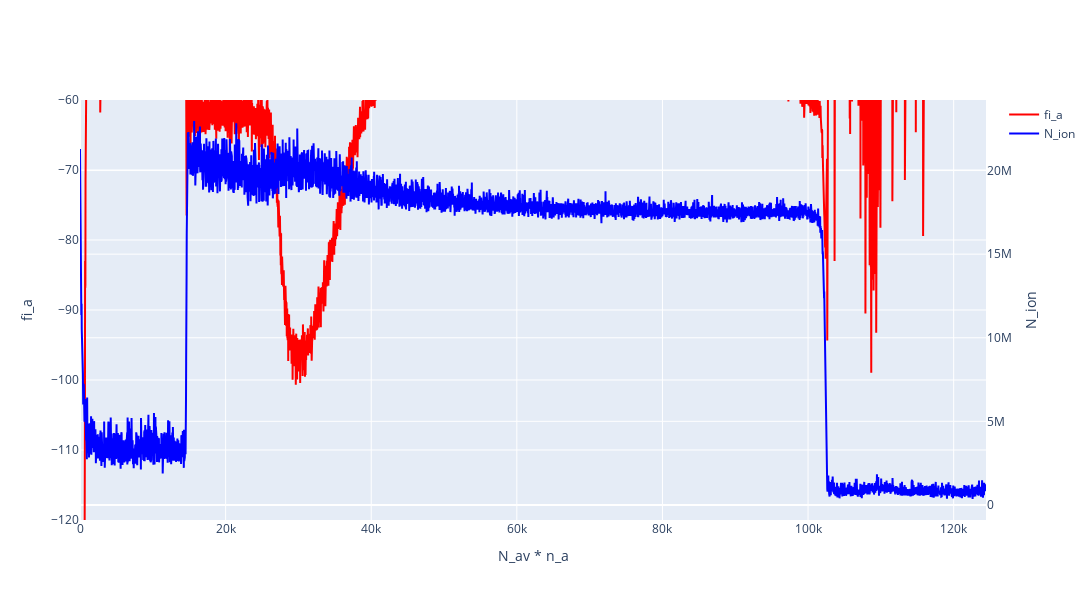

Notebook cell for this chart:
### Code cell
import plotly.graph_objects as go

# Создаем график Plotly
fig = go.Figure()

# Добавляем первый график на основную ось y
fig.add_trace(go.Scatter(x=N_av * n_a, y=fi_a, mode='lines', line=dict(color='red'), name='fi_a')) 

# Добавляем второй график на дополнительную ось y
fig.add_trace(go.Scatter(x=N_av * n_a, y=N_ion[n_a*N_av], mode='lines',line=dict(color='blue'), name='N_ion', yaxis='y2'))

# Настраиваем общий вид графика
fig.update_layout(
    title='',
    xaxis_title='N_av * n_a',
    yaxis=dict(title='fi_a', range=[-120, -60]),
    yaxis2=dict(title='N_ion', overlaying='y', side='right')
)

# Изменяем размер окна графика
fig.update_layout(
    width=1200,   # Ширина окна в пикселях
    height=600   # Высота окна в пикселях
)

# Отображаем график
fig.show()

### Figure 1 — Plotly figure (JSON) as saved in the notebook; plotly's stock layout.template omitted (floating-point values rounded to 4 significant figures; data arrays with more than 128 entries replaced by an {"elided": "..."} marker saying what was removed)
{"data": [{"line": {"color": "red"}, "mode": "lines", "name": "fi_a", "type": "scatter", "x": {"elided": "6223 int values"}, "y": {"elided": "6223 float values"}}, {"line": {"color": "blue"}, "mode": "lines", "name": "N_ion", "type": "scatter", "x": {"elided": "6223 int values"}, "y": {"elided": "6223 float values"}, "yaxis": "y2"}], "layout": {"height": 600, "title": {"text": ""}, "width": 1200, "xaxis": {"title": {"text": "N_av * n_a"}}, "yaxis": {"range": [-120, -60], "title": {"text": "fi_a"}}, "yaxis2": {"overlaying": "y", "side": "right", "title": {"text": "N_ion"}}}}
